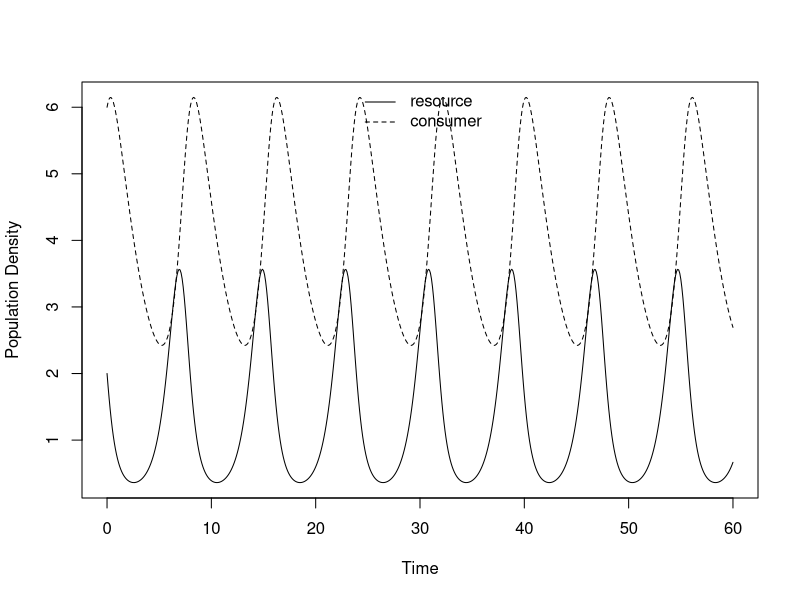
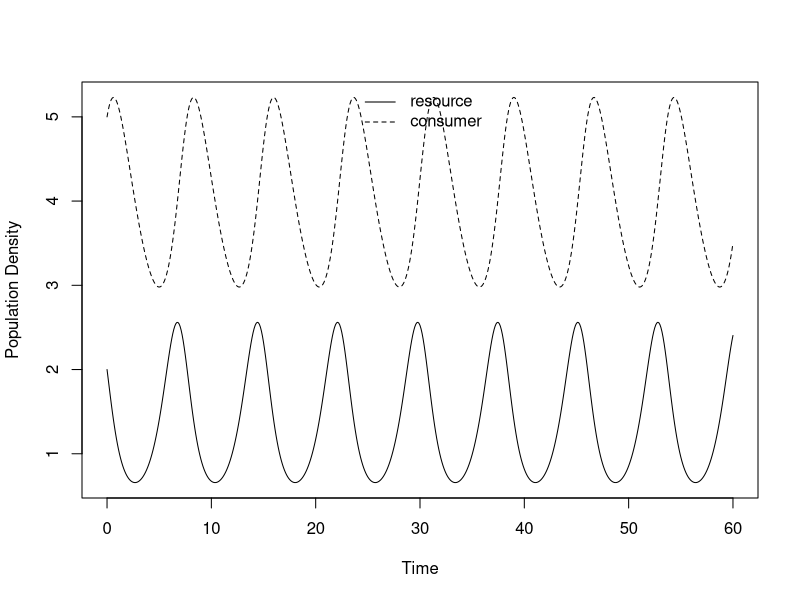
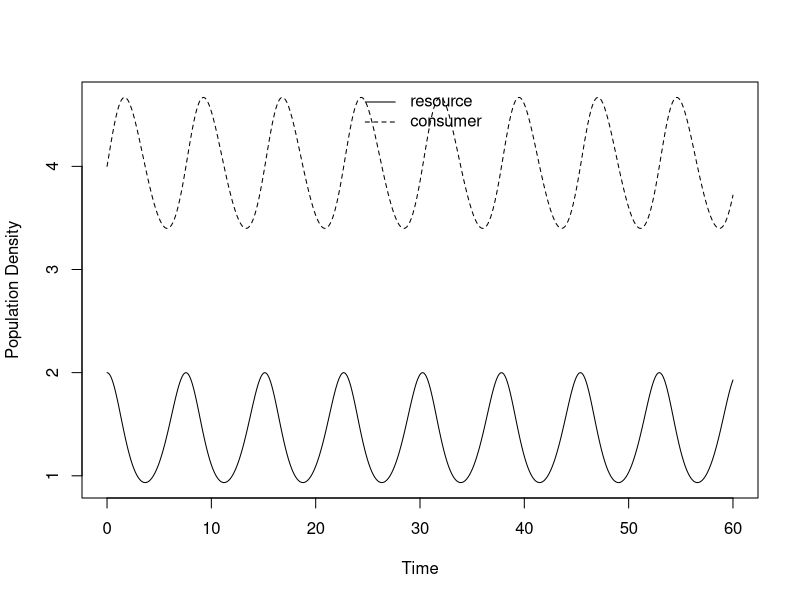
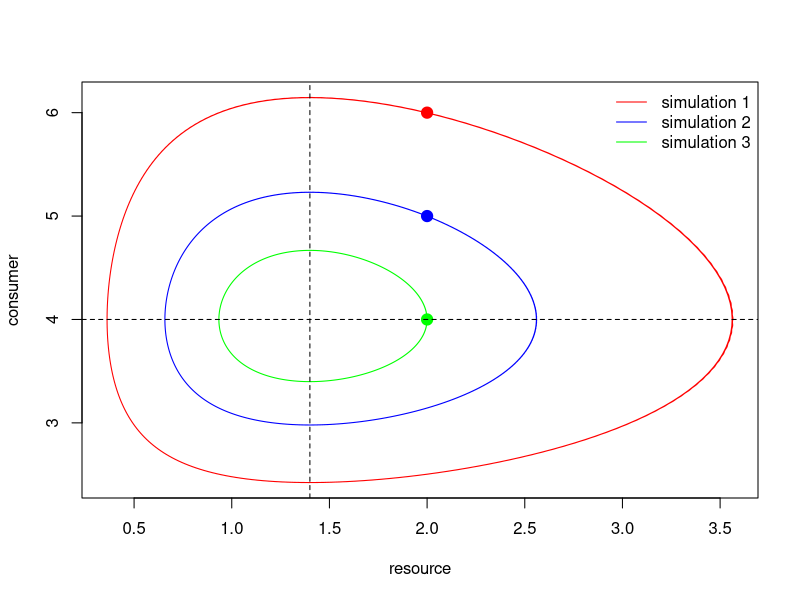
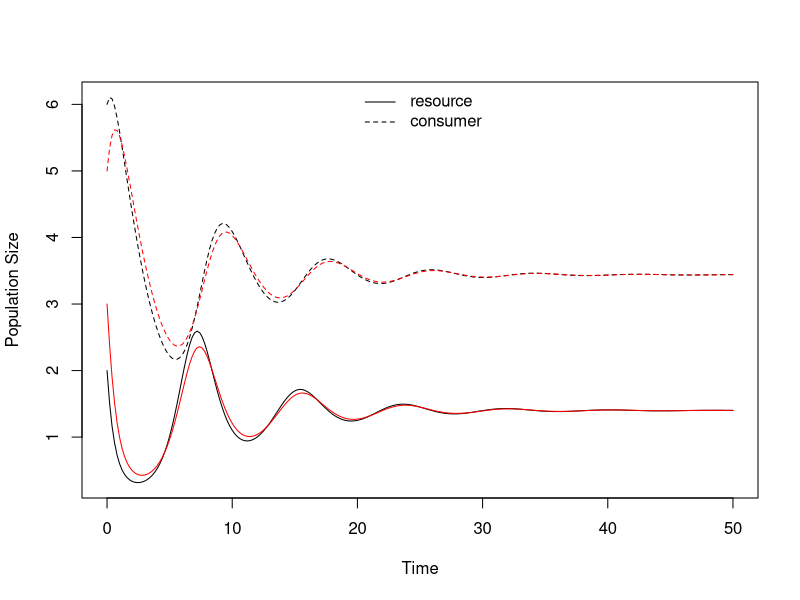
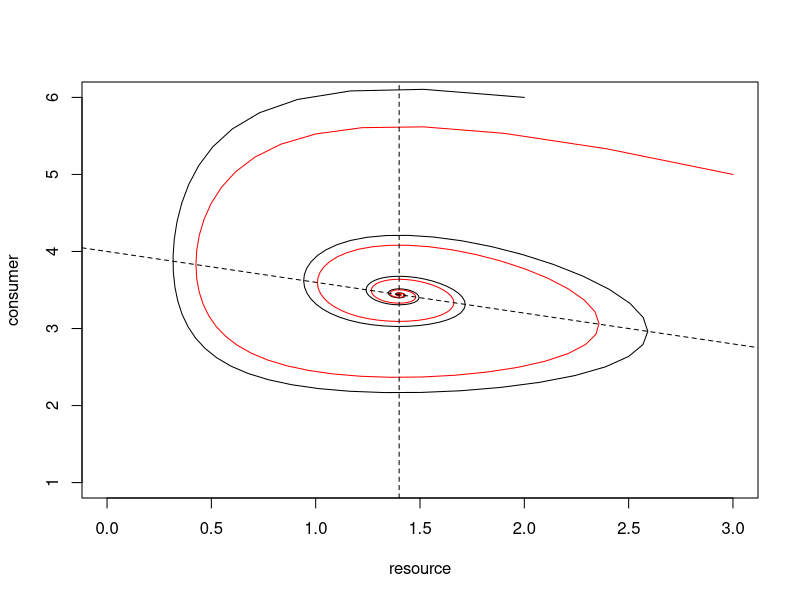
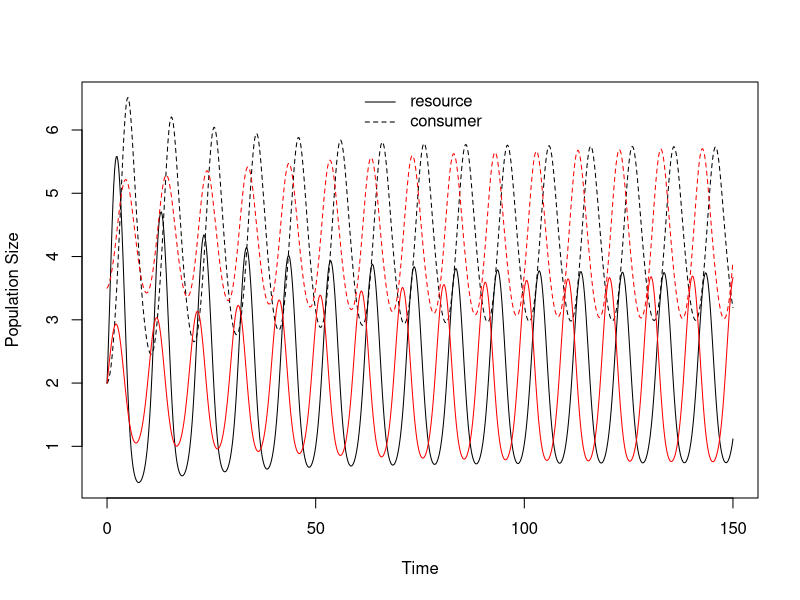
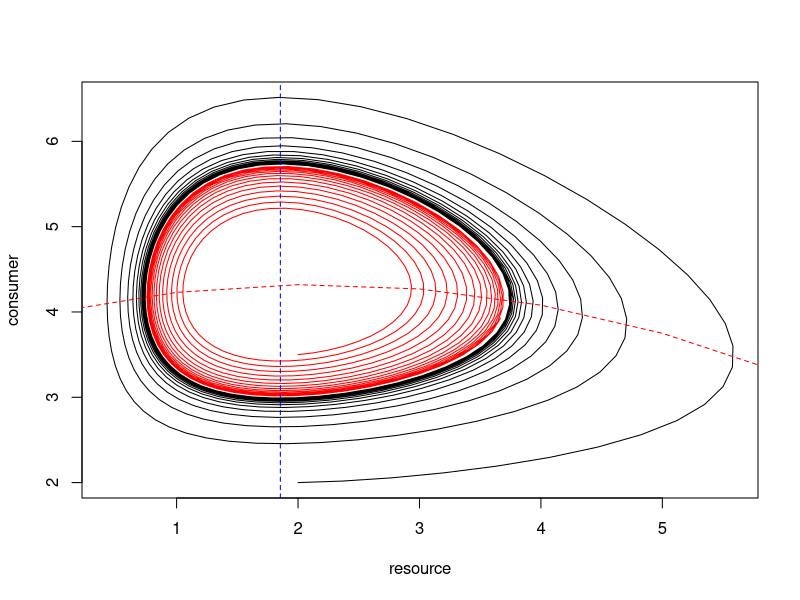

Here is the R script that generated these plots, in order:
## ---- chunk 1
knitr::opts_chunk$set(echo = TRUE)
## ---- chunk 2
library(deSolve)
## ---- chunk 3
predpreyLV <- function(t, y, params) {
  R <- y[1]
  C <- y[2]
  with(as.list(params), {
          dR.dt <- r * R - a * R * C
          dC.dt <- e * a * R * C - d * C
          return(list(c(dR.dt, dC.dt)))
  })
}
## ---- chunk 4
r <- 2
a <- 0.5
e <- 0.5
d <- 0.35
## ---- chunk 5
R0 <- 2
C0 <- 6
## ---- chunk 6
params1 <- c(r = r, a = a, e = e, d = d)
MaxTime <- 60 # length of the time series, can be changed at any time
Time <- seq(0, MaxTime, by = 0.1) # here we produce a sequence of time points at which we will determine the population densities
LV.out <- ode(c(R0, C0), Time, predpreyLV, params1) # here we call the function "ode" that does the hard work of numerical integration and which is part of the package "deSolve"

matplot(Time, (LV.out[, 2:3]), type = "l", lty = 1:2, col=1, ylab = "Population Density", xlab="Time")
legend("top", c(expression("resource"), expression("consumer")), lty = 1:2, bty = "n")
## ---- chunk 7
R02 <- 2
C02 <- 5
LV.out2 <- ode(c(R02, C02), Time, predpreyLV, params1)
matplot(Time, (LV.out2[, 2:3]), type = "l", lty = 1:2, col=1, ylab = "Population Density", xlab="Time")
legend("top", c(expression("resource"), expression("consumer")), lty = 1:2, bty = "n")

R03 <- 2
C03 <- 4
LV.out3 <- ode(c(R03, C03), Time, predpreyLV, params1)
matplot(Time, (LV.out3[, 2:3]), type = "l", lty = 1:2, col=1, ylab = "Population Density", xlab="Time")
legend("top", c(expression("resource"), expression("consumer")), lty = 1:2, bty = "n")
## ---- chunk 8
plot(LV.out[, 2], LV.out[, 3], type = "l",  lty = 1, col = "red", ylab = "consumer", xlab = "resource")
points(R0, C0, cex = 1.5, pch = 19, col = "red") # adds a dot to show the starting density
lines(LV.out2[, 2], LV.out2[, 3], lty = 1, col = "blue") # adds the second simulation to the plot
points(R02, C02, cex = 1.5 ,pch = 19, col = "blue") # adds a dot to show the starting density
lines(LV.out3[, 2], LV.out3[, 3], lty = 1, col = "green") # adds the third simulation to the plot
points(R03, C03, cex = 1.5, pch = 19, col = "green") # adds a dot to show the starting density

legend("topright", c(expression("simulation 1"), expression("simulation 2"), expression("simulation 3")), lty = 1, col = c("red","blue","green"), bty = "n")

abline(h = r/a, lty = 2) # iso-cline for the resource, which is a horizontal line
abline(v = d/(e * a), lty = 2) # iso-cline for the consumer, which is a vertical line
## ---- chunk 9
predprey.log.prey <- function(t, y, p) {
  R <- y[1]
  C <- y[2]
    with(as.list(p), {
    dR.dt <- r * R * (1 - R / k) - a * R * C
    dC.dt <- e * a * R * C - d * C
    return(list(c(dR.dt, dC.dt)))
  })
}
## ---- chunk 10
r <- 2
e <- 0.5
a <- 0.5
d <- 0.35
k <- 10
## ---- chunk 11
params.log.prey1 <- c(a = a, r = r, d = d, e = e, k = k)
MaxTime <- 50
R0 <- 2 # initial density for resource species
C0 <- 6 # initial density for consumer species

Time <- seq(0, MaxTime, by = 0.2)
log.prey.out <- ode(c(R0, C0), Time, predprey.log.prey, params.log.prey1)

R0 <- 3 # alternative initial density for resource species
C0 <- 5 # alternative initial density for consumer species

Time <- seq(0, MaxTime, by = 0.2)
log.prey.out.2 <- ode(c(R0, C0), Time, predprey.log.prey, params.log.prey1)

matplot(Time, (log.prey.out[, 2:3]), type = "l", lty = 1:2, col=1, ylab = "Population Size", xlab="Time")
lines(Time, (log.prey.out.2[, 2]), type = "l", lty = 1, col="red", ylab = "Population Size", xlab="Time")
lines(Time, (log.prey.out.2[, 3]), type = "l", lty = 2, col="red", ylab = "Population Size", xlab="Time")
legend("top", c(expression("resource"), expression("consumer")), lty = 1:2, bty = "n")

plot(log.prey.out[, 2], log.prey.out[, 3], type = "l",  lty = 1, col = 1, ylab = "consumer", xlab = "resource", xlim = c(0,3), ylim = c(1,6))
lines(log.prey.out.2[, 2], log.prey.out.2[, 3], type = "l",  lty = 1, col = "red", ylab = "consumer", xlab = "resource")
abline(a = r/a, b = -r/(a*k), lty = 2) # resource isocline, a straight line with negative slope
abline(v = d / (e * a), lty = 2) # consumer isocline, a vertical line
## ---- chunk 12
predprey.RosMac <- function(t, y, p) {
  R <- y[1]
  C <- y[2]
    with(as.list(p), {
    dR.dt <- r * R * (1 - R / k) - a * C * R/(1 + a * h * R)
    dC.dt <- e * a * R * C/(1 + a * h * R) - d * C
    return(list(c(dR.dt, dC.dt)))
  })
}
## ---- chunk 13
r <- 2
e <- 0.5
a <- 0.5
d <- 0.35
k <- 10
h <- 0.35
## ---- chunk 14
params.RosMac <- c(a = a, r = r, d = d, e = e, k = k, h = h)
MaxTime <- 150 # you can increase MaxTime if you think the dynamics have not yet reached their "endpoint"
Time <- seq(0, MaxTime, by = 0.2)

R0 <- 2 # initial resource density
C0 <- 2 # initial consumer density
RosMac.out <- ode(c(R0, C0), Time, predprey.RosMac, params.RosMac)

R0 <- 2 # initial resource density
C0 <- 3.5 # initial consumer density
RosMac.out.2 <- ode(c(R0, C0), Time, predprey.RosMac, params.RosMac)

matplot(Time, (RosMac.out[, 2:3]), type = "l", lty = 1:2, col=1, ylab = "Population Size", xlab="Time") # time series plot for first initial population vector
lines(Time, (RosMac.out.2[, 2]), type = "l", lty = 1, col="red") # time series plot for alternative initial population vector
lines(Time, (RosMac.out.2[, 3]), type = "l", lty = 2, col="red")
legend("top", c(expression("resource"), expression("consumer")), lty = 1:2, bty = "n")

plot(RosMac.out[, 2], RosMac.out[, 3], type = "l",  lty = 1, col = 1, ylab = "consumer", xlab = "resource")
lines(RosMac.out.2[, 2], RosMac.out.2[, 3], type = "l",  lty = 1, col = "red", ylab = "consumer", xlab = "resource")
abline(v = d / (e * (a - d*h)), lty = 2, col = "blue") # consumer isocline, a vertical line
# to produce the graph for the resource isocline requires a bit more work since the now becomes a "curve" instead of a straight line
R <- 0:k
Riso <- expression(r / (a * k) * (k -R) * (1 + a * h * R))
RisoStable <- eval(Riso)
lines(R, RisoStable, type = "l", lty =2, ylab = "consumer", xlab = "resource", col = "red", ylim = c(0, 10)) # resource isocline
## ---- chunk 15
d <- 0.5 # higher consumer death rate that moves the consumer isocline further to the right
params.RosMac <- c(a = a, r = r, d = d, e = e, k = k, h = h)
MaxTime <- 150 # you can increase MaxTime if you think the dynamics have not yet reached their "endpoint"
Time <- seq(0, MaxTime, by = 0.2)

R0 <- 2 # initial resource density
C0 <- 2 # initial consumer density
RosMac.out <- ode(c(R0, C0), Time, predprey.RosMac, params.RosMac)

R0 <- 2 # initial resource density
C0 <- 3.5 # initial consumer density
RosMac.out.2 <- ode(c(R0, C0), Time, predprey.RosMac, params.RosMac)

matplot(Time, (RosMac.out[, 2:3]), type = "l", lty = 1:2, col=1, ylab = "Population Size", xlab="Time") # time series plot for first initial population vector
lines(Time, (RosMac.out.2[, 2]), type = "l", lty = 1, col="red") # time series plot for alternative initial population vector
lines(Time, (RosMac.out.2[, 3]), type = "l", lty = 2, col="red")
legend("top", c(expression("resource"), expression("consumer")), lty = 1:2, bty = "n")

plot(RosMac.out[, 2], RosMac.out[, 3], type = "l",  lty = 1, col = 1, ylab = "consumer", xlab = "resource")
lines(RosMac.out.2[, 2], RosMac.out.2[, 3], type = "l",  lty = 1, col = "red", ylab = "consumer", xlab = "resource")
abline(v = d / (e * (a - d*h)), lty = 2, col = "blue") # consumer isocline, a vertical line
# to produce the graph for the resource isocline requires a bit more work since the now becomes a "curve" instead of a straight line
R <- 0:k
Riso <- expression(r / (a * k) * (k -R) * (1 + a * h * R))
RisoStable <- eval(Riso)
lines(R, RisoStable, type = "l", lty =2, ylab = "consumer", xlab = "resource", col = "red", ylim = c(0, 10)) # resource isocline
## ---- chunk 16
d <- 0.9 # higher consumer death rate that moves the consumer isocline even further to the right
params.RosMac <- c(a = a, r = r, d = d, e = e, k = k, h = h)
MaxTime <- 150 # you can increase MaxTime if you think the dynamics have not yet reached their "endpoint"
Time <- seq(0, MaxTime, by = 0.2)

R0 <- 2 # initial resource density
C0 <- 2 # initial consumer density
RosMac.out <- ode(c(R0, C0), Time, predprey.RosMac, params.RosMac)

matplot(Time, (RosMac.out[, 2:3]), type = "l", lty = 1:2, col=1, ylab = "Population Size", xlab="Time") # time series plot for first initial population vector
legend("top", c(expression("resource"), expression("consumer")), lty = 1:2, bty = "n")

plot(RosMac.out[, 2], RosMac.out[, 3], type = "l",  lty = 1, col = 1, ylab = "consumer", xlab = "resource")
abline(v = d / (e * (a - d*h)), lty = 2, col = "blue") # consumer isocline, a vertical line
# to produce the graph for the resource isocline requires a bit more work since the now becomes a "curve" instead of a straight line
R <- 0:k
Riso <- expression(r / (a * k) * (k -R) * (1 + a * h * R))
RisoStable <- eval(Riso)
lines(R, RisoStable, type = "l", lty =2, ylab = "consumer", xlab = "resource", col = "red", ylim = c(0, 10)) # resource isocline
## ---- chunk 17
library(gridExtra)
## ---- chunk 18
d <- 0.35 # original value of the consumer death rate
R0 <- 2 # initial resource density
C0 <- 2 # initial consumer density

k <- 8 # resource carrying capacity
params.RosMac <- c(a = a, r = r, d = d, e = e, k = k, h = h)
RosMac.out.2 <- ode(c(R0, C0), Time, predprey.RosMac, params.RosMac)
plot(RosMac.out.2[, 2], RosMac.out.2[, 3], type = "l",  lty = 1, col = 1, ylab = "consumer", xlab = "resource")
legend("topright", c(expression("K=8")))
abline(v = d / (e * (a - d*h)), lty = 2, col = "blue")
R <- 0:k
Riso <- expression(r / (a * k) * (k -R) * (1 + a * h * R))
RisoStable <- eval(Riso)
lines(R, RisoStable, type = "l", lty =2, ylab = "consumer", xlab = "resource", col = "red", ylim = c(0, 10)) # resource isocline

k <- 10 # increased resource carrying capacity
params.RosMac <- c(a = a, r = r, d = d, e = e, k = k, h = h)
RosMac.out.2 <- ode(c(R0, C0), Time, predprey.RosMac, params.RosMac)
plot(RosMac.out.2[, 2], RosMac.out.2[, 3], type = "l",  lty = 1, col = 1, ylab = "consumer", xlab = "resource")
legend("topright", c(expression("K=10")))
abline(v = d / (e * (a - d*h)), lty = 2, col = "blue")
R <- 0:k
Riso <- expression(r / (a * k) * (k -R) * (1 + a * h * R))
RisoStable <- eval(Riso)
lines(R, RisoStable, type = "l", lty =2, ylab = "consumer", xlab = "resource", col = "red", ylim = c(0, 10)) # resource isocline

k <- 12 # increased resource carrying capacity
params.RosMac <- c(a = a, r = r, d = d, e = e, k = k, h = h)
RosMac.out.2 <- ode(c(R0, C0), Time, predprey.RosMac, params.RosMac)
plot(RosMac.out.2[, 2], RosMac.out.2[, 3], type = "l",  lty = 1, col = 1, ylab = "consumer", xlab = "resource")
legend("topright", c(expression("K=12")))
abline(v = d / (e * (a - d*h)), lty = 2, col = "blue")
R <- 0:k
Riso <- expression(r / (a * k) * (k -R) * (1 + a * h * R))
RisoStable <- eval(Riso)
lines(R, RisoStable, type = "l", lty =2, ylab = "consumer", xlab = "resource", col = "red", ylim = c(0, 10)) # resource isocline

k <- 14 # increased resource carrying capacity
params.RosMac <- c(a = a, r = r, d = d, e = e, k = k, h = h)
RosMac.out.2 <- ode(c(R0, C0), Time, predprey.RosMac, params.RosMac)
plot(RosMac.out.2[, 2], RosMac.out.2[, 3], type = "l",  lty = 1, col = 1, ylab = "consumer", xlab = "resource")
legend("topright", c(expression("K=14")))
abline(v = d / (e * (a - d*h)), lty = 2, col = "blue")
R <- 0:k
Riso <- expression(r / (a * k) * (k -R) * (1 + a * h * R))
RisoStable <- eval(Riso)
lines(R, RisoStable, type = "l", lty =2, ylab = "consumer", xlab = "resource", col = "red", ylim = c(0, 10)) # resource isocline
